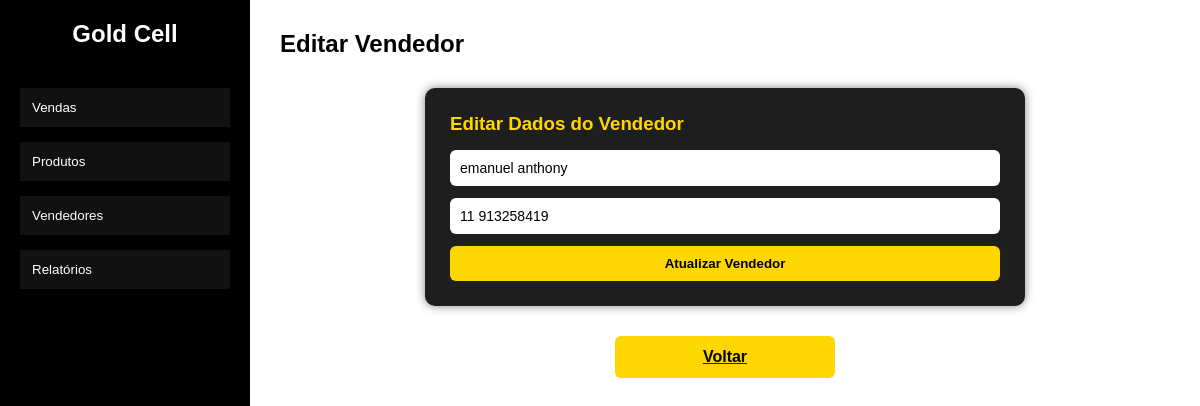
Page /vendedores/novo?id=1 on the earlier database version.
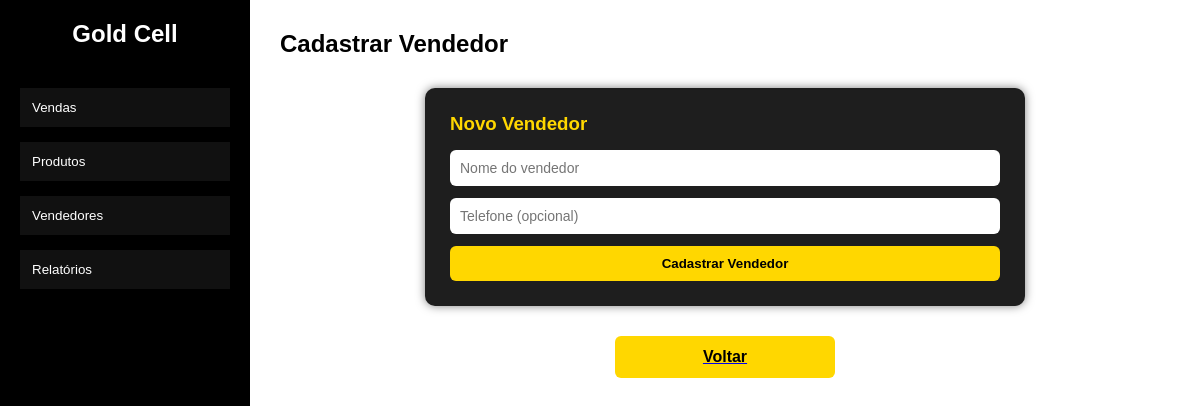
Same page on the later database version.
### tables this page shows
CREATE TABLE sellers (
        id INTEGER PRIMARY KEY AUTOINCREMENT,
        name TEXT NOT NULL,
        phone TEXT,
        created_at DATETIME DEFAULT CURRENT_TIMESTAMP
    );

### routes.py (the view, shortened to what this page needs)
    @app.route("/vendedores/novo", methods=["GET", "POST"])
    def novo_vendedor():
        seller_id = request.args.get("id")
        seller = None
        if seller_id:
            seller = get_seller_by_id(seller_id)
        return render_template(
            "cadastro_de_vendedores.html",
            seller=seller
        )

### database/engine.py (called while the page is built)
def get_connection():
    return sqlite3.connect(DB_PATH)

def get_seller_by_id(seller_id):
    conn = get_connection()
    cursor = conn.cursor()
    cursor.execute("""
        SELECT id, name, phone
        FROM sellers
        WHERE id = ?
    """, (seller_id,))
    row = cursor.fetchone()
    conn.close()
    return row

### templates/cadastro_de_vendedores.html (shortened to what this page needs)
{% extends "base.html" %}
{% block extra_css %}
    <link rel="stylesheet" href="{{ url_for('static', filename='cadastro_de_vendedores.css') }}">
{% endblock %}
{% block content %}
<h2>{% if seller %}Editar Vendedor{% else %}Cadastrar Vendedor{% endif %}</h2>
<div class="form-box">
    <h3>{% if seller %}Editar Dados do Vendedor{% else %}Novo Vendedor{% endif %}</h3>
    <form method="post" action="/vendedores/novo">
        <input
            type="text"
            name="seller_name"
            placeholder="Nome do vendedor"
            value="{% if seller %}{{ seller[1] }}{% endif %}"
            required
        >
        <input
            type="tel"
            name="phone"
            placeholder="Telefone (opcional)"
            value="{% if seller %}{{ seller[2] or '' }}{% endif %}"
        >
        <button type="submit" name="action" value="{% if seller %}editar{% else %}novo{% endif %}">
            {% if seller %}Atualizar Vendedor{% else %}Cadastrar Vendedor{% endif %}
        </button>
    </form>
</div>
<a href="/vendedores" class="btn-voltar-container">
    <button class="btn-voltar">
        Voltar
    </button>
</a>
{% endblock %}

Differences in the rows shown:
removed sellers: seller_name "emanuel anthony", phone "11 913258419"
Other differences:
text no longer shown: "Editar Vendedor Editar Dados do Vendedor Atualizar Vendedor"
text now shown: "Cadastrar Vendedor Novo Vendedor Cadastrar Vendedor"
